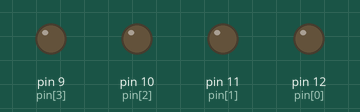
Recording of a sketch running on a simulated Arduino Uno, built with avr-gcc and run on an emulated ATmega328P. On the bench: output pins drawn as LEDs (lit = HIGH).

Above: at 0.02 s.
At 2.85 s:
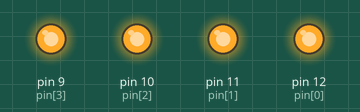
Timing chart, 0 to 3.1 s (numbered marks = the images above):
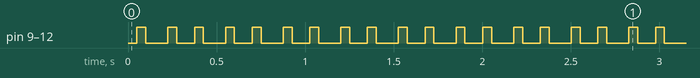

Measured:
- by itself, pin 9 (pin[3]), pin 10 (pin[2]), pin 11 (pin[1]), pin 12 (pin[0]): alternates HIGH for 0.05 s and LOW for 0.11 s

The sketch:

for.ino
```cpp
int pin[] = {12,11,10,9};

void setup()
{
  for(int i=0;i<4;i++)
  {
    pinMode(pin[i],OUTPUT);
    }
  }
  void loop()
  {
    byte num[]={0,1,3,6,4,12,0,12,4,6,3,1,0};
    for(byte i=0; i<13;i++)
    {
      displayBinary(num[i]);
      delay(25);
      }
    }
    void displayBinary(byte numToShow)
    {
      for(int i=0; i<4; i++)
      {
        if(bitRead(numToShow,1)==1)
        {
          digitalWrite(pin[i],HIGH);
          }
          else
          {
            digitalWrite(pin[i],LOW);
            }
        }
      }
```
